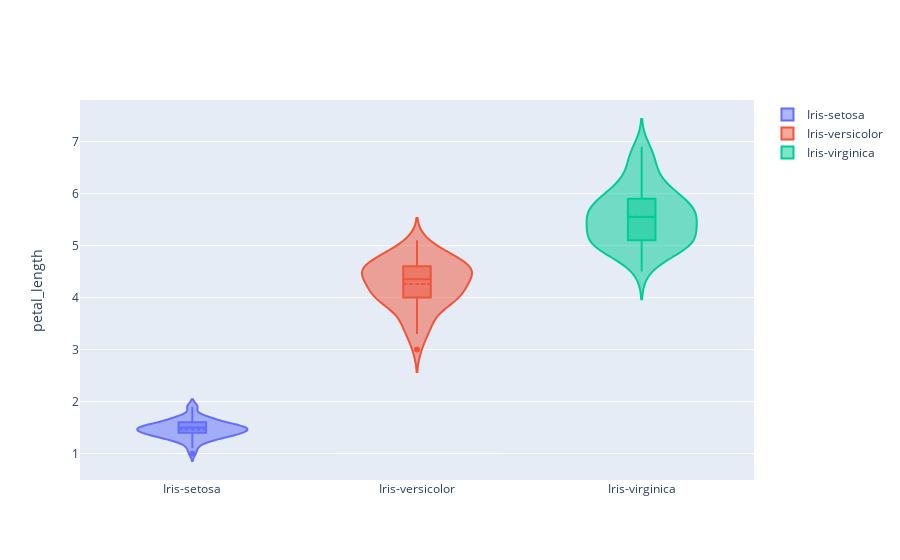

The notebook cell this image was saved under:
### Code cell
fig = go.Figure()

species = ['Iris-setosa', 'Iris-versicolor', 'Iris-virginica']
for specie in species:
    fig.add_trace(go.Violin(x=data['species'][data['species']==specie],
                                y=data['petal_length'][data['species'] == specie],
                                name=specie,
                                box_visible=True,
                                meanline_visible=True))
fig.update_yaxes(title_text='petal_length')
py.offline.iplot(fig)

### Figure 1 — Plotly figure (JSON) as saved in the notebook; plotly's stock layout.template omitted (floating-point values rounded to 4 significant figures)
{"data": [{"box": {"visible": true}, "meanline": {"visible": true}, "name": "Iris-setosa", "type": "violin", "x": ["Iris-setosa", "Iris-setosa", "Iris-setosa", "Iris-setosa", "Iris-setosa", "Iris-setosa", "Iris-setosa", "Iris-setosa", "Iris-setosa", "Iris-setosa", "Iris-setosa", "Iris-setosa", "Iris-setosa", "Iris-setosa", "Iris-setosa", "Iris-setosa", "Iris-setosa", "Iris-setosa", "Iris-setosa", "Iris-setosa", "Iris-setosa", "Iris-setosa", "Iris-setosa", "Iris-setosa", "Iris-setosa", "Iris-setosa", "Iris-setosa", "Iris-setosa", "Iris-setosa", "Iris-setosa", "Iris-setosa", "Iris-setosa", "Iris-setosa", "Iris-setosa", "Iris-setosa", "Iris-setosa", "Iris-setosa", "Iris-setosa", "Iris-setosa", "Iris-setosa", "Iris-setosa", "Iris-setosa", "Iris-setosa", "Iris-setosa", "Iris-setosa", "Iris-setosa", "Iris-setosa", "Iris-setosa", "Iris-setosa", "Iris-setosa"], "y": [1.4, 1.4, 1.3, 1.5, 1.4, 1.7, 1.4, 1.5, 1.4, 1.5, 1.5, 1.6, 1.4, 1.1, 1.2, 1.5, 1.3, 1.4, 1.7, 1.5, 1.7, 1.5, 1, 1.7, 1.9, 1.6, 1.6, 1.5, 1.4, 1.6, 1.6, 1.5, 1.5, 1.4, 1.5, 1.2, 1.3, 1.5, 1.3, 1.5, 1.3, 1.3, 1.3, 1.6, 1.9, 1.4, 1.6, 1.4, 1.5, 1.4]}, {"box": {"visible": true}, "meanline": {"visible": true}, "name": "Iris-versicolor", "type": "violin", "x": ["Iris-versicolor", "Iris-versicolor", "Iris-versicolor", "Iris-versicolor", "Iris-versicolor", "Iris-versicolor", "Iris-versicolor", "Iris-versicolor", "Iris-versicolor", "Iris-versicolor", "Iris-versicolor", "Iris-versicolor", "Iris-versicolor", "Iris-versicolor", "Iris-versicolor", "Iris-versicolor", "Iris-versicolor", "Iris-versicolor", "Iris-versicolor", "Iris-versicolor", "Iris-versicolor", "Iris-versicolor", "Iris-versicolor", "Iris-versicolor", "Iris-versicolor", "Iris-versicolor", "Iris-versicolor", "Iris-versicolor", "Iris-versicolor", "Iris-versicolor", "Iris-versicolor", "Iris-versicolor", "Iris-versicolor", "Iris-versicolor", "Iris-versicolor", "Iris-versicolor", "Iris-versicolor", "Iris-versicolor", "Iris-versicolor", "Iris-versicolor", "Iris-versicolor", "Iris-versicolor", "Iris-versicolor", "Iris-versicolor", "Iris-versicolor", "Iris-versicolor", "Iris-versicolor", "Iris-versicolor", "Iris-versicolor", "Iris-versicolor"], "y": [4.7, 4.5, 4.9, 4, 4.6, 4.5, 4.7, 3.3, 4.6, 3.9, 3.5, 4.2, 4, 4.7, 3.6, 4.4, 4.5, 4.1, 4.5, 3.9, 4.8, 4, 4.9, 4.7, 4.3, 4.4, 4.8, 5, 4.5, 3.5, 3.8, 3.7, 3.9, 5.1, 4.5, 4.5, 4.7, 4.4, 4.1, 4, 4.4, 4.6, 4, 3.3, 4.2, 4.2, 4.2, 4.3, 3, 4.1]}, {"box": {"visible": true}, "meanline": {"visible": true}, "name": "Iris-virginica", "type": "violin", "x": ["Iris-virginica", "Iris-virginica", "Iris-virginica", "Iris-virginica", "Iris-virginica", "Iris-virginica", "Iris-virginica", "Iris-virginica", "Iris-virginica", "Iris-virginica", "Iris-virginica", "Iris-virginica", "Iris-virginica", "Iris-virginica", "Iris-virginica", "Iris-virginica", "Iris-virginica", "Iris-virginica", "Iris-virginica", "Iris-virginica", "Iris-virginica", "Iris-virginica", "Iris-virginica", "Iris-virginica", "Iris-virginica", "Iris-virginica", "Iris-virginica", "Iris-virginica", "Iris-virginica", "Iris-virginica", "Iris-virginica", "Iris-virginica", "Iris-virginica", "Iris-virginica", "Iris-virginica", "Iris-virginica", "Iris-virginica", "Iris-virginica", "Iris-virginica", "Iris-virginica", "Iris-virginica", "Iris-virginica", "Iris-virginica", "Iris-virginica", "Iris-virginica", "Iris-virginica", "Iris-virginica", "Iris-virginica", "Iris-virginica", "Iris-virginica"], "y": [6, 5.1, 5.9, 5.6, 5.8, 6.6, 4.5, 6.3, 5.8, 6.1, 5.1, 5.3, 5.5, 5, 5.1, 5.3, 5.5, 6.7, 6.9, 5, 5.7, 4.9, 6.7, 4.9, 5.7, 6, 4.8, 4.9, 5.6, 5.8, 6.1, 6.4, 5.6, 5.1, 5.6, 6.1, 5.6, 5.5, 4.8, 5.4, 5.6, 5.1, 5.1, 5.9, 5.7, 5.2, 5, 5.2, 5.4, 5.1]}], "layout": {"yaxis": {"title": {"text": "petal_length"}}}}
